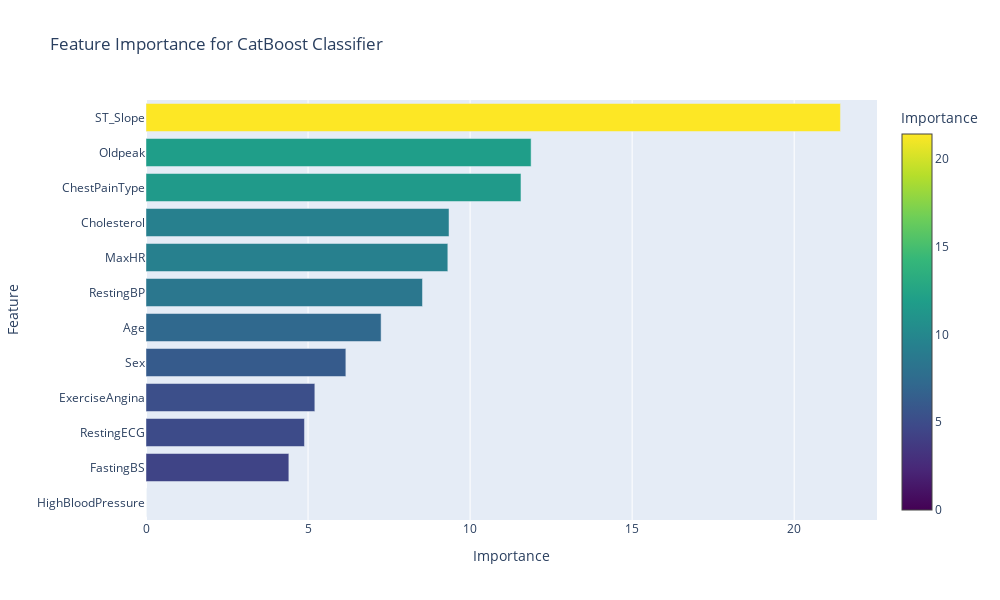

Here is the notebook cell this chart was saved with:
### Code cell
# Visualisasi Feature Importance
feature_importance = catboost_model.feature_importances_  # Example feature importance values
feature_names = X.columns  # Example feature names
title = "Feature Importance for CatBoost Classifier"
plot_feature_importance(feature_importance, feature_names, title=title)

### Figure 1 — Plotly figure (JSON) as saved in the notebook; plotly's stock layout.template omitted (floating-point values rounded to 4 significant figures)
{"data": [{"marker": {"cmax": 21.43, "cmin": 0, "color": [0, 4.408, 4.889, 5.21, 6.167, 7.254, 8.531, 9.313, 9.35, 11.57, 11.88, 21.43], "colorbar": {"title": {"text": "Importance"}}, "colorscale": [[0, "#440154"], [0.1111, "#482878"], [0.2222, "#3e4989"], [0.3333, "#31688e"], [0.4444, "#26828e"], [0.5556, "#1f9e89"], [0.6667, "#35b779"], [0.7778, "#6ece58"], [0.8889, "#b5de2b"], [1, "#fde725"]]}, "orientation": "h", "type": "bar", "x": [0, 4.408, 4.889, 5.21, 6.167, 7.254, 8.531, 9.313, 9.35, 11.57, 11.88, 21.43], "y": ["HighBloodPressure", "FastingBS", "RestingECG", "ExerciseAngina", "Sex", "Age", "RestingBP", "MaxHR", "Cholesterol", "ChestPainType", "Oldpeak", "ST_Slope"]}], "layout": {"height": 600, "title": {"text": "Feature Importance for CatBoost Classifier"}, "width": 1000, "xaxis": {"title": {"text": "Importance"}}, "yaxis": {"title": {"text": "Feature"}}}}
